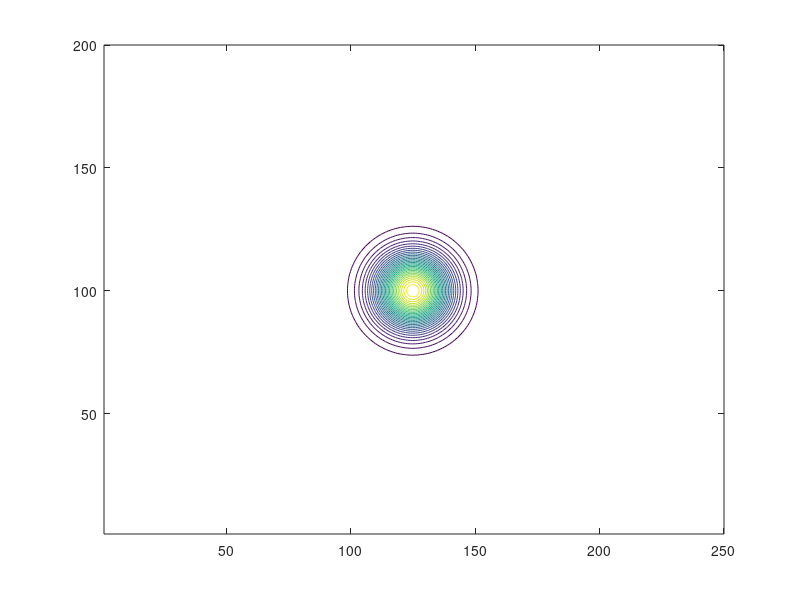
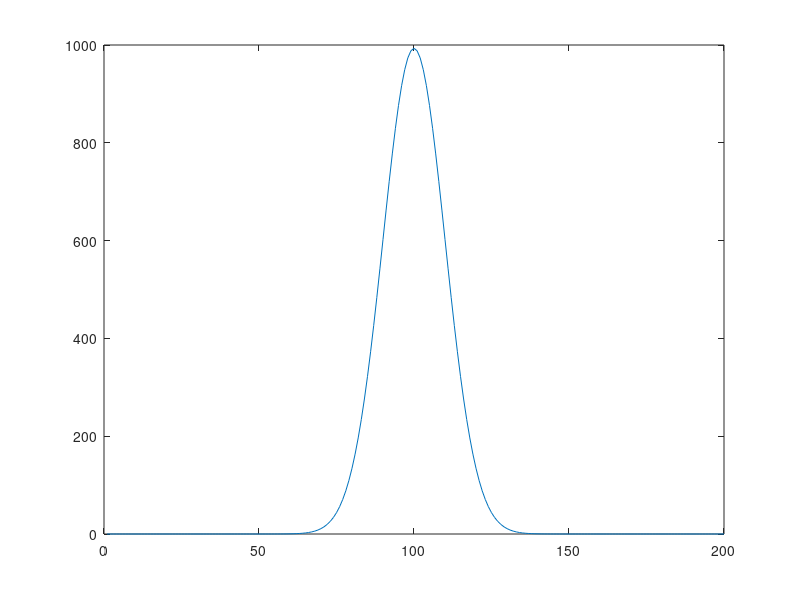

Recreate these plots in MATLAB, in order.

clear
%close all

x=1:250;
y=1:200;

[xi, yi]=meshgrid(x,y);


ide=length(xi);

hm=1000;  
xa=10;  %helf height radius (gird)
ya=10;
icmx=length(x)/2; %center of hill
icmy=length(y)/2;

Vol=624000;
      
   %ht = hm./(  1  +  ((xi-icmx).^2 + (yi-icmy).^2)/xa^2 );   
   
   %ht_g =  hm * exp(- ((xi-icmx)/(2*xa)).^2 - ((yi-icmy)/(2*ya)).^2 ) ;  % GOOOOD~
    
   ht_g = Vol * 1/(2*pi*xa^2)^0.5 * 1/(2*pi*ya^2)^0.5 * exp(- ((xi-icmx)/(2^0.5*xa)).^2 - ((yi-icmy)/(2^0.5*ya)).^2 ) ; 
  % figure
%    plot(ht_g(:,icmx)) ; hold on
%    sum(ht_g(:,icmx))
   
%    sigm=5;
%    ht_g1 =  1/(2*pi*sigm^2)^0.5 * exp(- (  (x-icmx)/(2^0.5*sigm)  ).^2) ; 
%    plot(ht_g1)
%    sum(ht_g1)
   
   %ht_g2 =  hm * exp(- ((xi-icmx).^2 + (yi-icmy).^2) ./ (2*xa^2) ) ;
     
%    
%    figure('position',[-1000 200 700 500])
%      contour(xi,yi,ht,30)

%    figure('position',[-800 200 700 500])
%      contour(xi,yi,ht_g2,30)
% 
   figure('position',[100 200 700 500])
     contour(xi,yi,ht_g,30)
%    
     figure('position',[100 200 800 500])
% %      plot(ht(icmy,:));  hold on
%       plot(ht_g(icmy,:));hold on
       plot(ht_g(:,icmx))
%      plot(ht_g2(icmy,:))
%      legend('ht','ht_g','ht_g2')
